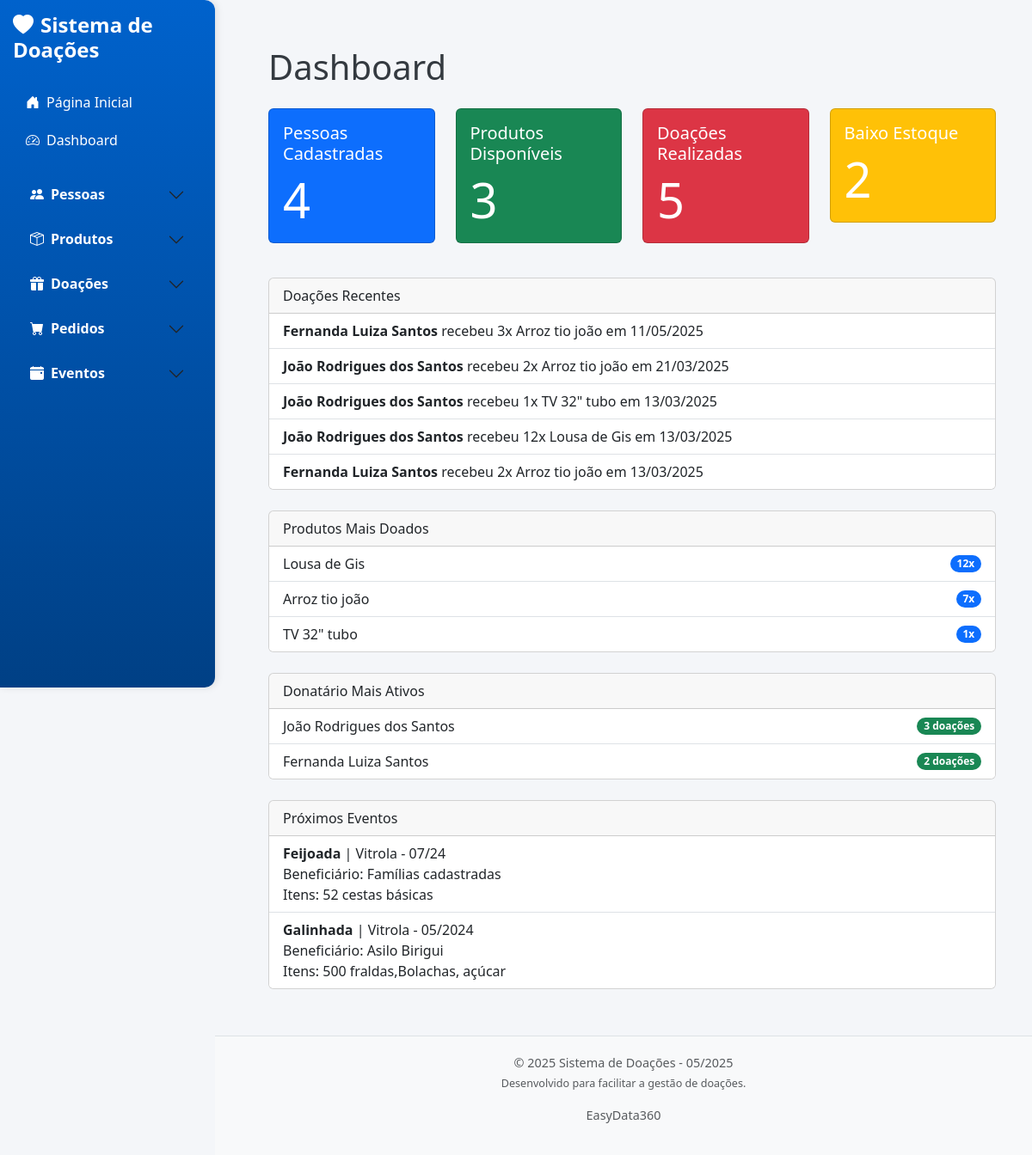
/dashboard, run on the app's committed database.
### app/models/pessoa.py (models this page shows, shortened)
class Pessoa(db.Model):
    __tablename__ = 'pessoas'
    id = db.Column(db.Integer, primary_key=True)
    nome = db.Column(db.String(100), nullable=False)  # Evita duplicação
    endereco = db.Column(db.String(255))
    bairro = db.Column(db.String(100))
    telefone = db.Column(db.String(20))
    filhos = db.Column(db.String(50))
    profissao = db.Column(db.String(50))
    qtd_pessoas = db.Column(db.Integer)
    locomocao = db.Column(db.String(50))
    data_cadastro = db.Column(db.Date)
    ativo = db.Column(db.Boolean, default=True)  # Novo campo para ativação/desativação

### app/models/produto.py (models this page shows, shortened)
class Produto(db.Model):
    __tablename__ = 'produtos'
    id = db.Column(db.Integer, primary_key=True)
    nome_produto = db.Column(db.String(100), nullable=False, unique=True)  # Evita duplicação
    descricao = db.Column(db.String(255), nullable=True)
    quantidade = db.Column(db.Integer, nullable=False, default=0)
    data_entrada = db.Column(db.DateTime, nullable=False)

### app/models/evento.py (models this page shows, shortened)
class Evento(db.Model):
    __tablename__ = 'eventos'
    id = db.Column(db.Integer, primary_key=True)
    nome = db.Column(db.String(100), nullable=False)
    local = db.Column(db.String(100), nullable=False)
    data = db.Column(db.String(10), nullable=False)  # Ex: "07/24"
    doacao_para = db.Column(db.String(255), nullable=False)
    doacao = db.Column(db.Text, nullable=False)

### app/controllers/dashboard_controller.py (the view)
@bp_dashboard.route('/')
@bp_dashboard.route('/dashboard')
def dashboard():
    total_pessoas = db.session.query(func.count(Pessoa.id)).scalar()
    total_produtos = db.session.query(func.count(Produto.id)).scalar()
    total_doacoes = db.session.query(func.count(Doacao.id)).scalar()
    produtos_baixo_estoque = db.session.query(Produto).filter(Produto.quantidade < 5).count()
    stats = {
        'total_pessoas': total_pessoas,
        'total_produtos': total_produtos,
        'total_doacoes': total_doacoes,
        'produtos_baixo_estoque': produtos_baixo_estoque
    }
    doacoes_raw = db.session.query(Doacao).join(Pessoa).join(Produto) \
        .order_by(Doacao.data_doacao.desc()).limit(5).all()
    doacoes_recentes = [
        {
            'pessoa': doacao.pessoa.nome,
            'produto': doacao.produto.nome_produto,
            'quantidade': doacao.quantidade,
            'data': doacao.data_doacao.strftime('%d/%m/%Y')
        }
        for doacao in doacoes_raw
    ]
    produtos_raw = db.session.query(
        Produto.nome_produto,
        func.sum(Doacao.quantidade).label('total')
    ).join(Doacao).group_by(Produto.nome_produto) \
        .order_by(func.sum(Doacao.quantidade).desc()).limit(5).all()
    produtos_top = [
        {'nome': produto.nome_produto, 'total': produto.total}
        for produto in produtos_raw
    ]
    doadores_top = db.session.query(
        Pessoa.nome,
        func.count(Doacao.id).label('total')
    ).join(Doacao).group_by(Pessoa.nome)\
     .order_by(func.count(Doacao.id).desc()).limit(5).all()
    eventos_proximos = db.session.query(Evento).order_by(Evento.data.desc()).limit(5).all()
    return render_template('dashboard.html',
                           stats=stats,
                           doacoes_recentes=doacoes_recentes,
                           produtos_top=produtos_top,
                           doadores_top=doadores_top,
                           eventos_proximos=eventos_proximos)

### app/templates/dashboard.html
{% extends 'base.html' %}
{% block content %}
<div class="container mt-4">
  <h1 class="mb-4">Dashboard</h1>
  <div class="row mb-4">
    <div class="col-md-3">
      <div class="card text-white bg-primary mb-3">
        <div class="card-body">
          <h5 class="card-title">Pessoas Cadastradas</h5>
          <p class="card-text display-4">{{ stats.total_pessoas }}</p>
        </div>
      </div>
    </div>
    <div class="col-md-3">
      <div class="card text-white bg-success mb-3">
        <div class="card-body">
          <h5 class="card-title">Produtos Disponíveis</h5>
          <p class="card-text display-4">{{ stats.total_produtos }}</p>
        </div>
      </div>
    </div>
    <div class="col-md-3">
      <div class="card text-white bg-danger mb-3">
        <div class="card-body">
          <h5 class="card-title">Doações Realizadas</h5>
          <p class="card-text display-4">{{ stats.total_doacoes }}</p>
        </div>
      </div>
    </div>
    <div class="col-md-3">
      <div class="card text-white bg-warning mb-3">
        <div class="card-body">
          <h5 class="card-title">Baixo Estoque</h5>
          <p class="card-text display-4">{{ stats.produtos_baixo_estoque }}</p>
        </div>
      </div>
    </div>
  </div>
  <div class="card mb-4">
    <div class="card-header">Doações Recentes</div>
    <ul class="list-group list-group-flush">
      {% for doacao in doacoes_recentes %}
        <li class="list-group-item">
          <strong>{{ doacao.pessoa }}</strong> recebeu {{ doacao.quantidade }}x {{ doacao.produto }} em {{ doacao.data }}
        </li>
      {% else %}
        <li class="list-group-item text-muted">Nenhuma doação recente.</li>
      {% endfor %}
    </ul>
  </div>
  <div class="card mb-4">
    <div class="card-header">Produtos Mais Doados</div>
    <ul class="list-group list-group-flush">
        {% for produto in produtos_top %}
          <li class="list-group-item d-flex justify-content-between align-items-center">
            {{ produto.nome }}
            <span class="badge bg-primary rounded-pill">{{ produto.total }}x</span>
          </li>
        {% endfor %}
    </ul>
  </div>
  <div class="card mb-4">
    <div class="card-header">Donatário  Mais Ativos</div>
    <ul class="list-group list-group-flush">
      {% for doador in doadores_top %}
        <li class="list-group-item d-flex justify-content-between align-items-center">
          {{ doador.nome }}
          <span class="badge bg-success rounded-pill">{{ doador.total }} doações</span>
        </li>
      {% else %}
        <li class="list-group-item text-muted">Nenhum doador ativo.</li>
      {% endfor %}
    </ul>
  </div>
  <div class="card mb-4">
    <div class="card-header">Próximos Eventos</div>
    <ul class="list-group list-group-flush">
      {% for evento in eventos_proximos %}
        <li class="list-group-item">
          <strong>{{ evento.nome }}</strong> | {{ evento.local }} - {{ evento.data }} <br>
          Beneficiário: {{ evento.doacao_para }} <br>
          Itens: {{ evento.doacao }}
        </li>
      {% else %}
        <li class="list-group-item text-muted">Nenhum evento cadastrado.</li>
      {% endfor %}
    </ul>
  </div>
</div>
{% endblock %}

### app/static/css/style.css (style rules this page uses)
body { overflow-x: hidden; font-family: 'Segoe UI', Tahoma, Geneva, Verdana, sans-serif; background-color: #f4f6f9; color: #343a40; }

### data on the page
Pessoa: pessoa "Fernanda Luiza Santos" "Fernanda Luiza Santos", nome "Fernanda Luiza Santos", total "2"
Produto: produto "Arroz tio joão" "Arroz tio joão" "Arroz tio joão", nome "Arroz tio joão", total "7"
Pessoa: pessoa "João Rodrigues dos Santos" "João Rodrigues dos Santos" "João Rodrigues dos Santos", nome "João Rodrigues dos Santos", total "3"
Produto: produto "TV 32\" tubo", nome "TV 32\" tubo", total "1"
Produto: produto "Lousa de Gis", nome "Lousa de Gis", total "12"
Evento: nome "Feijoada", local "Vitrola", data "07/24", doacao_para "Famílias cadastradas", doacao "52 cestas básicas"
Evento: nome "Galinhada", local "Vitrola", data "05/2024", doacao_para "Asilo Birigui", doacao "500 fraldas,Bolachas, açúcar"

### other printed values
{{ stats.total_pessoas }} "4"
{{ stats.total_produtos }} "3"
{{ stats.total_doacoes }} "5"
{{ stats.produtos_baixo_estoque }} "2"
{{ doacao.quantidade }} "3" "2" "1" "12" "2"
{{ doacao.data }} "11/05/2025" "21/03/2025" "13/03/2025" "13/03/2025" "13/03/2025"
